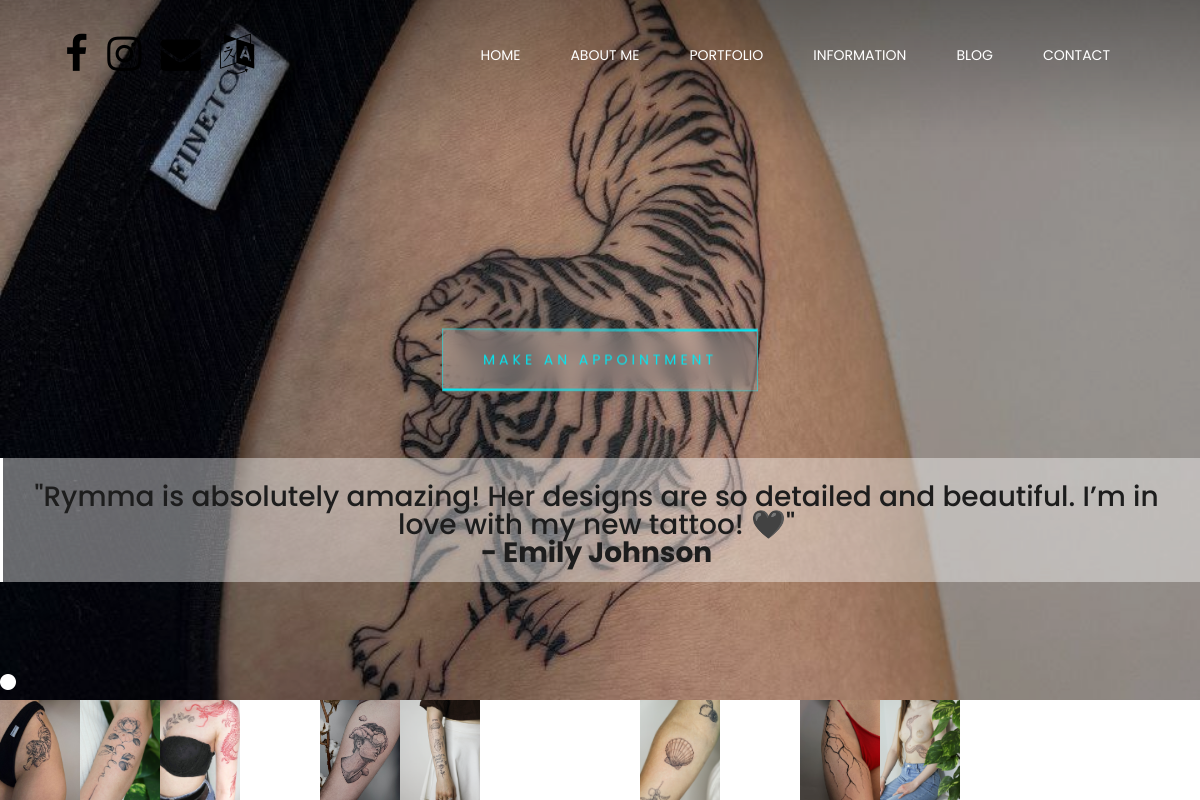
The page /en/ on the database its author committed.
### portfolio/models.py (models this page shows, shortened)
class MainImage(models.Model):
    image = models.ImageField(
        upload_to='main_images',
        help_text="Image for the main page."
    )
    text = models.TextField(
        blank=True,
        null=True,
        help_text="Optional text associated with the image."
    )
    author = models.CharField(
        max_length=100,
        blank=True,
        null=True,
        help_text="Author of the image."
    )
    created_at = models.DateTimeField(
        auto_now_add=True,
        help_text="Timestamp when the image was created."
    )
    class Meta:
        verbose_name = "Main Page Image"
        verbose_name_plural = "Main Page Images"
        ordering = ['pk']

### portfolio/views.py (the view, shortened to what this page needs)
# urls.py: path('', views.index, name='index'),
@ratelimit(key='ip', rate='3/10m', method='POST', block=False)
def index(request: HttpRequest) -> HttpResponse:
    images = get_images()
    is_limited: bool = getattr(request, 'limited', False)
    form = FeedbackForm(request.POST or None)
    context: Dict[str, Any] = {
        'images': images,
        'form': form,
        'is_limited': is_limited,
    }
    return render(request, 'portfolio/pages/index.html', context)

### portfolio/utils.py (called while the page is built)
def get_cached_images(cache_key: str, model: Type[Model], timeout: int = 60 * 30) -> QuerySet:
    images = cache.get(cache_key)
    if not images:
        images = model.objects.all()
        cache.set(cache_key, images, timeout=timeout)
    return images

def get_images() -> QuerySet[MainImage]:
    return get_cached_images("main_images", MainImage)

### portfolio/templates/portfolio/pages/index.html (shortened to what this page needs)
{%extends 'base.html' %}
{% load i18n %}
{% block content %}
<section class="welcome-area">
    <div class="carousel h-100 slide" data-ride="carousel" id="welcomeSlider">
        {% if not is_limited %}
            <a class="color-button text-center" href="#" onclick="openModal()">
                <span></span>
                <span></span>
                <span></span>
                <span></span>
                {% trans "Make an appointment" %}
            </a>
        {% endif %}
        <div class="carousel-inner h-100">
            {% for image in images %}
            <div class="carousel-item h-100 bg-img {% if forloop.first %}active{% endif %}"
                 style="background-image: url({{ image.image.url }});">
                <div class="carousel-content h-100 position-relative">
                    {% if image.text %}
                    <div class="slide-text text-center">
                        <h1 class="slide-text-h1">{{ image.text }} <br><b> - {{ image.author }}</b></h1>
                    </div>
                    {% endif %}
                </div>
            </div>
            {% endfor %}
        </div>
        <ol class="carousel-indicators">
            {% for image in images %}
            <li data-target="#welcomeSlider" data-slide-to="{{ forloop.counter0 }}"
                class="{% if forloop.first %}active{% endif %} bg-img"
                style="background-image: url({{image.image.url}});"></li>
            {% endfor %}
        </ol>
    </div>
</section>
{%endblock %}

### static/css/core-style.css (style rules this page uses)
* { margin: 0; padding: 0; }
body { font-family: 'Poppins', sans-serif; font-weight: 400; overflow-x: hidden; }
h1, h2, h3, h4, h5, h6 { color: #1d1d1d; line-height: 1.2; font-family: 'Poppins', sans-serif; font-weight: 500; }
a, a:hover, a:focus { -webkit-transition: all 500ms ease 0s; transition: all 500ms ease 0s; text-decoration: none; outline: none; font-size: 14px; color: #000; font-family: 'Poppins', sans-serif; font-weight: 400; }
ul, ol { margin: 0; }
ol li, ul li { list-style: outside none none; }
.bg-img { background-position: center center; background-size: cover; background-repeat: no-repeat; }
.welcome-area { position: relative; z-index: 2; width: 100%; height: 100vh !important; }
.carousel-indicators { position: fixed; right: 0; bottom: 0; left: 0; width: 100%; height: auto; margin: 0; z-index: 9999; }
.carousel-indicators li { width: 100%; height: 100px; margin-right: 0; margin-left: 0; text-indent: -9999999px; background-color: #fff; cursor: pointer; -webkit-transition-duration: 500ms; transition-duration: 500ms; }
.carousel-indicators li:after, .carousel-indicators li:before { display: none; }
.carousel-indicators li.active:after { content: ''; display: block; width: 16px; height: 16px; top: -26px; z-index: 1100; position: absolute; background-image: url(../img/core-img/active.png); }
.carousel-item:after { position: absolute; width: 100%; height: 100%; top: 0; left: 0; background-color: rgba(0, 0, 0, 0.17); content: ''; z-index: -1; }
.carousel-content { display: -webkit-box; display: -ms-flexbox; display: flex; -webkit-box-align: center; -ms-flex-align: center; align-items: center; }
.slide-text { padding: 25px 30px 15px; border-left: 3px solid #fff; background-color: rgba(255, 255, 255, 0.4); display: inline-flex; align-items: baseline; margin-top: 20%; margin-left: auto; margin-right: auto; }
.slide-text h1 { margin-bottom: 0; font-size: 28px; line-height: 1; margin-right: 10px; }
.carousel-indicators li.active:before { content: ''; display: inline-block; position: absolute; width: 14px; height: 14px; border-radius: 50%; top: -25px; left: 1px; -webkit-animation: sonar-effect 1s ease-in-out .1s infinite; animation: sonar-effect 1s ease-in-out .1s infinite; z-index: 1; background-color: #fff; }
.color-button { position: absolute; top: 45%; left: 50%; transform: translate(-50%, -50%); display: inline-block; padding: 20px 40px; color: #03e9f4; text-decoration: none; text-transform: uppercase; transition: 0.5s; letter-spacing: 4px; overflow: hidden; z-index: 10; background: rgba(255, 255, 255, 0.2); border: 1px solid rgba(3, 233, 244, 0.5); backdrop-filter: blur(10px); }
.color-button span { position: absolute; display: block; }
.color-button span:nth-child(1) { top: 0; left: 0; width: 100%; height: 2px; background: linear-gradient(90deg, transparent, #03e9f4); animation: animate1 1s linear infinite; }
.color-button span:nth-child(2) { top: -100%; right: 0; width: 2px; height: 100%; background: linear-gradient(180deg, transparent, #03e9f4); animation: animate2 1s linear infinite; animation-delay: 0.25s; }
.color-button span:nth-child(3) { bottom: 0; right: 0; width: 100%; height: 2px; background: linear-gradient(270deg, transparent, #03e9f4); animation: animate3 1s linear infinite; animation-delay: 0.50s; }
.color-button span:nth-child(4) { bottom: -100%; left: 0; width: 2px; height: 100%; background: linear-gradient(360deg, transparent, #03e9f4); animation: animate4 1s linear infinite; animation-delay: 0.75s; }

### rows shown on the page
MainImage: image (picture), text "\"Rymma is absolutely amazing! Her designs are so detailed and beautiful. I’m in love with my new tattoo! 🖤\"", author "Emily Johnson"
MainImage: image (picture)
MainImage: image (picture)
MainImage: image (picture)
MainImage: image (picture)
MainImage: image (picture)
MainImage: image (picture)
MainImage: image (picture)
